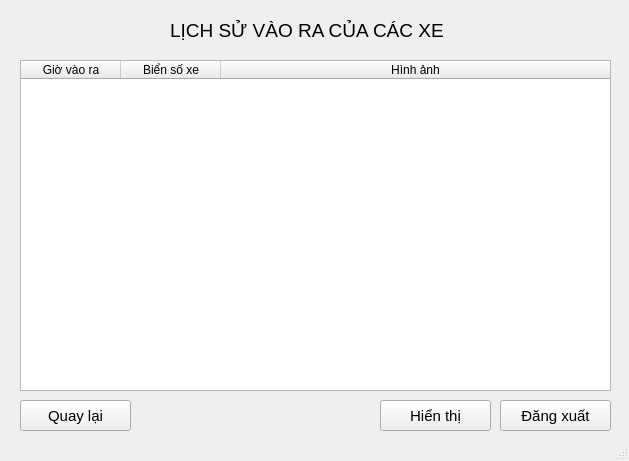
<?xml version="1.0" encoding="UTF-8"?>
<ui version="4.0">
 <class>MainWindow</class>
 <widget class="QMainWindow" name="MainWindow">
  <property name="geometry">
   <rect>
    <x>0</x>
    <y>0</y>
    <width>629</width>
    <height>461</height>
   </rect>
  </property>
  <property name="windowTitle">
   <string>Lịch sử vào ra</string>
  </property>
  <widget class="QWidget" name="centralwidget">
   <widget class="QLabel" name="label_2">
    <property name="geometry">
     <rect>
      <x>170</x>
      <y>10</y>
      <width>331</width>
      <height>41</height>
     </rect>
    </property>
    <property name="font">
     <font>
      <pointsize>14</pointsize>
     </font>
    </property>
    <property name="toolTipDuration">
     <number>2</number>
    </property>
    <property name="text">
     <string>LỊCH SỬ VÀO RA CỦA CÁC XE</string>
    </property>
   </widget>
   <widget class="QTableWidget" name="tableWidget">
    <property name="geometry">
     <rect>
      <x>20</x>
      <y>60</y>
      <width>591</width>
      <height>331</height>
     </rect>
    </property>
    <property name="maximumSize">
     <size>
      <width>591</width>
      <height>16777215</height>
     </size>
    </property>
    <property name="autoFillBackground">
     <bool>true</bool>
    </property>
    <property name="sizeAdjustPolicy">
     <enum>QAbstractScrollArea::AdjustToContents</enum>
    </property>
    <attribute name="horizontalHeaderStretchLastSection">
     <bool>true</bool>
    </attribute>
    <column>
     <property name="text">
      <string>Giờ vào ra</string>
     </property>
    </column>
    <column>
     <property name="text">
      <string>Biển số xe</string>
     </property>
    </column>
    <column>
     <property name="text">
      <string>Hình ảnh</string>
     </property>
    </column>
   </widget>
   <widget class="QPushButton" name="logoutBtn">
    <property name="geometry">
     <rect>
      <x>500</x>
      <y>400</y>
      <width>111</width>
      <height>31</height>
     </rect>
    </property>
    <property name="font">
     <font>
      <pointsize>11</pointsize>
     </font>
    </property>
    <property name="text">
     <string>Đăng xuất</string>
    </property>
   </widget>
   <widget class="QPushButton" name="readBtn">
    <property name="geometry">
     <rect>
      <x>380</x>
      <y>400</y>
      <width>111</width>
      <height>31</height>
     </rect>
    </property>
    <property name="font">
     <font>
      <pointsize>11</pointsize>
     </font>
    </property>
    <property name="text">
     <string>Hiển thị</string>
    </property>
   </widget>
   <widget class="QPushButton" name="recognitionBtn">
    <property name="geometry">
     <rect>
      <x>20</x>
      <y>400</y>
      <width>111</width>
      <height>31</height>
     </rect>
    </property>
    <property name="font">
     <font>
      <pointsize>11</pointsize>
     </font>
    </property>
    <property name="text">
     <string>Quay lại</string>
    </property>
   </widget>
  </widget>
  <widget class="QStatusBar" name="statusbar"/>
 </widget>
 <resources/>
 <connections/>
</ui>
